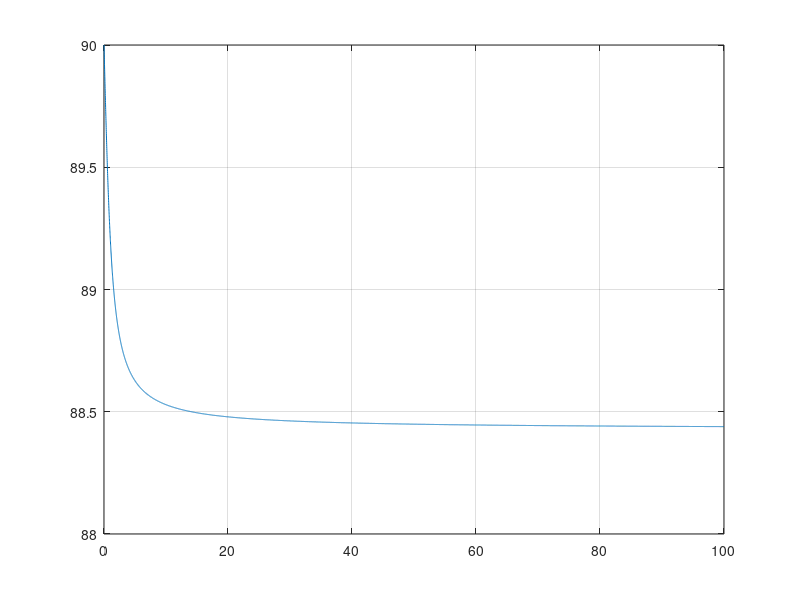

This chart was generated by the following MATLAB code:
clc
clear all
X = [0:0.01:100];
A =( X./((1 + X.^2).^0.5));
plot(X,A)
%hold on
grid on
M = 90 - atan(X);
plot(X,M)
grid on